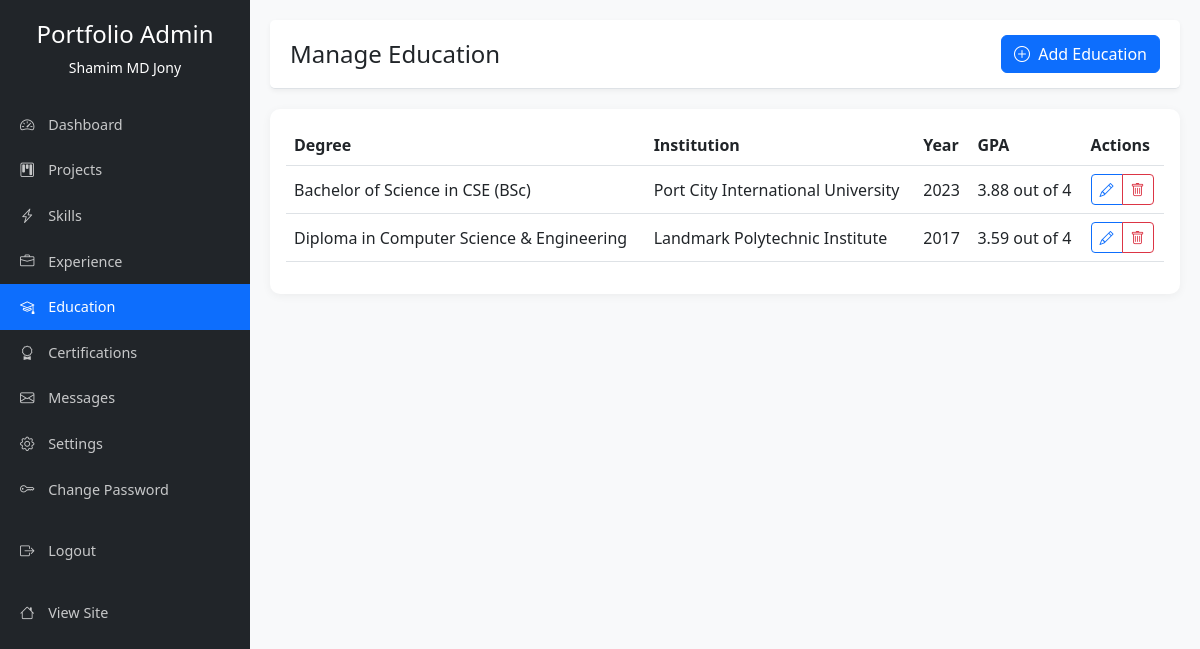
Page /dashboard/educations (signed in) on the committed database.
### models.py (models this page shows)
class Education(db.Model):
    id = db.Column(db.Integer, primary_key=True)
    degree = db.Column(db.String(100), nullable=False)
    institution = db.Column(db.String(100), nullable=False)
    year = db.Column(db.Integer, nullable=False)
    gpa = db.Column(db.String(20))
    created_at = db.Column(db.DateTime, default=datetime.utcnow)

### app.py (the view)
@app.route('/dashboard/educations')
@login_required
def manage_educations():
    educations = Education.query.order_by(Education.year.desc()).all()
    return render_template('admin/educations/index.html', educations=educations)

### app.py (called while the page is built)
@login_manager.user_loader
def load_user(user_id):
    return User.query.get(int(user_id))

@app.before_request
def track_visitor():
    if request.method == 'GET' and not request.path.startswith('/dashboard') and not request.path.startswith('/admin') and not request.path.startswith('/static'):
        try:
            visitor = Visitor(
                page=request.path,
                ip_address=request.remote_addr,
                user_agent=request.user_agent.string if request.user_agent else None,
                referrer=request.referrer
            )
            db.session.add(visitor)
            db.session.commit()
        except Exception as e:
            print(f"Error tracking visitor: {e}")
            db.session.rollback()

### templates/admin/educations/index.html (shortened to what this page needs)
{% extends 'admin/base.html' %}
{% block header_title %}Manage Education{% endblock %}
{% block header_actions %}
<a href="{{ url_for('create_education') }}" class="btn btn-primary">
    <i class="bi bi-plus-circle me-1"></i> Add Education
</a>
{% endblock %}
{% block content %}
<div class="card">
    <div class="card-body">
        {% if educations %}
        <div class="table-responsive">
            <table class="table table-hover">
                <thead>
                    <tr>
                        <th>Degree</th>
                        <th>Institution</th>
                        <th>Year</th>
                        <th>GPA</th>
                        <th>Actions</th>
                    </tr>
                </thead>
                <tbody>
                    {% for education in educations %}
                    <tr>
                        <td>{{ education.degree }}</td>
                        <td>{{ education.institution }}</td>
                        <td>{{ education.year }}</td>
                        <td>{{ education.gpa }}</td>
                        <td>
                            <div class="btn-group" role="group">
                                <a href="{{ url_for('edit_education', id=education.id) }}" class="btn btn-sm btn-outline-primary">
                                    <i class="bi bi-pencil"></i>
                                </a>
                                <button type="button" class="btn btn-sm btn-outline-danger" data-bs-toggle="modal" data-bs-target="#deleteModal{{ education.id }}">
                                    <i class="bi bi-trash"></i>
                                </button>
                            </div>
                        </td>
                    </tr>
                    {% endfor %}
                </tbody>
            </table>
        </div>
        {% endif %}
    </div>
</div>
{% endblock %}

### templates/admin/base.html (style rules this page uses)
body { font-family: 'Segoe UI', Tahoma, Geneva, Verdana, sans-serif; background-color: #f8f9fa; }
.card { border: none; border-radius: 10px; box-shadow: 0 2px 10px rgba(0, 0, 0, 0.05); margin-bottom: 20px; }
.btn-primary { background-color: #0d6efd; border-color: #0d6efd; }
.table { vertical-align: middle; }

### rows in the picture
Education: degree "Bachelor of Science in CSE (BSc)", institution "Port City International University", year "2023", gpa "3.88 out of 4"
Education: degree "Diploma in Computer Science & Engineering", institution "Landmark Polytechnic Institute", year "2017", gpa "3.59 out of 4"
